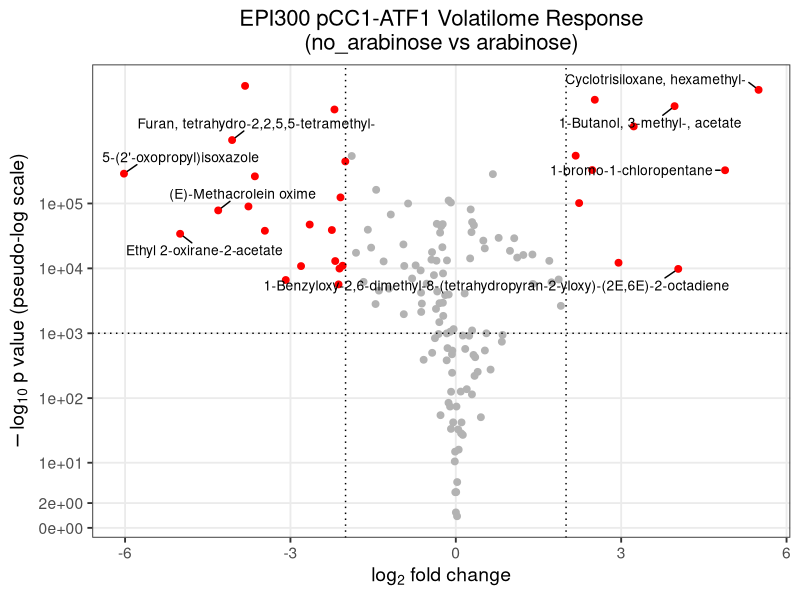
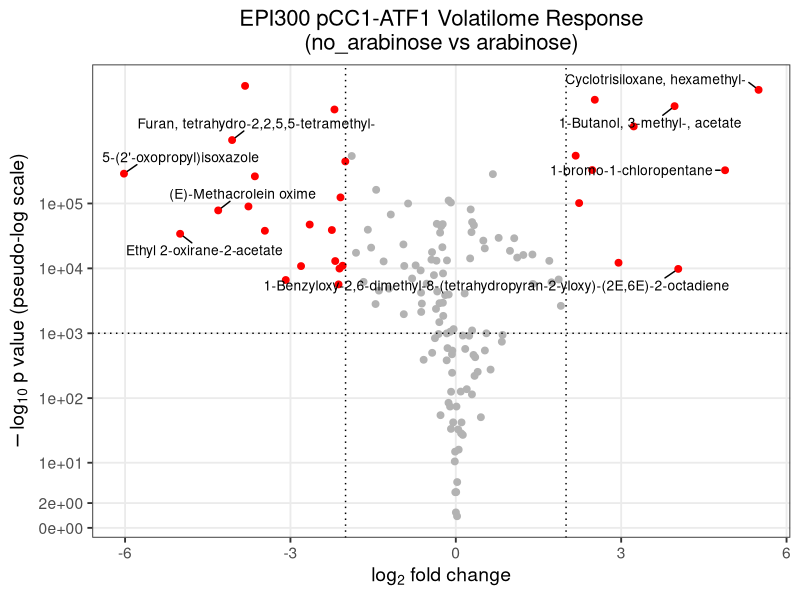

The R source for these figures, in order:
# ============================================================
# Volcano plot: EPI300_pCC1_ATF1 (Ara vs noAra)
# Styled to match Met_EPPCC1_EPFOS_iAA_Volcano.png
# ============================================================

library(tidyverse)   # dplyr, ggplot2, readr
library(ggrepel)     # non-overlapping labels with leader lines

# ---- 1. Load data -------------------------------------------------
# Expects a CSV with columns: Compound, EPI300_pCC1_ATF1_noAra, EPI300_pCC1_ATF1_Ara
df <- read_csv("EPI300_pCC1_ATF1_noAraAraODCla.csv", show_col_types = FALSE) %>%
  filter(Compound != "0", !is.na(EPI300_pCC1_ATF1_noAra), !is.na(EPI300_pCC1_ATF1_Ara))

# ---- 2. Fold change -------------------------------------------------
total_noAra <- sum(df$EPI300_pCC1_ATF1_noAra)
total_Ara   <- sum(df$EPI300_pCC1_ATF1_Ara)

df <- df %>%
  mutate(
    prop_noAra = EPI300_pCC1_ATF1_noAra / total_noAra,
    prop_Ara   = EPI300_pCC1_ATF1_Ara   / total_Ara,
    log2FC     = log2(prop_Ara / prop_noAra)
  )

# ---- 3. Significance ------------------------------------------------
# NOTE: this dataset has ONE measurement per compound per condition (no
# biological replicates), so a textbook p-value isn't really available.
# As a stand-in, this uses a two-proportion z-test of each compound's
# share of the total signal in Ara vs noAra. Treat these p-values as a
# rough, exploratory ranking, NOT true biological significance — with
# replicate data, swap this block out for a proper t-test/limma/DESeq2 call.
#
# IMPORTANT: with counts in the hundreds of millions, pnorm() underflows
# to exactly 0 for most points (-log10(0) = Inf). Compute in log-space
# with log.p = TRUE instead, which stays finite and preserves ranking.
df <- df %>%
  rowwise() %>%
  mutate(
    p_pool    = (EPI300_pCC1_ATF1_noAra + EPI300_pCC1_ATF1_Ara) / (total_noAra + total_Ara),
    se        = sqrt(p_pool * (1 - p_pool) * (1/total_noAra + 1/total_Ara)),
    z         = (prop_Ara - prop_noAra) / se,
    log_p_one_tail = pnorm(-abs(z), log.p = TRUE),           # natural log, one-tailed
    neglog10p_raw  = -(log_p_one_tail + log(2)) / log(10)    # two-tailed, base-10, finite
  ) %>%
  ungroup()

# ---- 4. Y-axis scale --------------------------------------------------
# The raw values above span an enormous range (roughly 0 to several
# hundred thousand) — a huge-N artifact, not real biological signal
# (flagged earlier). A hard cap just pins everything to one flat line.
# Instead, plot on a "pseudo-log" scale: it behaves like log10 for large
# values but stays linear near zero, so points spread out across the
# panel instead of stacking at a ceiling. No capping/clipping of values
# needed — every point keeps its true relative position.
df <- df %>% mutate(neglog10p = neglog10p_raw)

# ---- 5. Flag significant hits ---------------------------------------
fc_cutoff <- 2       # |log2FC| threshold (dotted vertical lines at -2, 2)
p_cutoff  <- 1000     # -log10(p) threshold (dotted horizontal line at 1e3)

df <- df %>%
  mutate(significant = abs(log2FC) > fc_cutoff & neglog10p_raw > p_cutoff)

# Only label a handful of the most extreme hits (by fold change, among
# significant points) so labels stay legible instead of overlapping.
top_labels <- df %>%
  filter(significant) %>%
  distinct(Compound, .keep_all = TRUE) %>%
  slice_max(abs(log2FC), n = 8, with_ties = FALSE) %>%
  pull(Compound)

df <- df %>% mutate(label = ifelse(Compound %in% top_labels, Compound, NA))

# ---- 6. Plot ----------------------------------------------------------
p <- ggplot(df, aes(x = log2FC, y = neglog10p)) +
  geom_point(aes(color = significant), size = 2, show.legend = FALSE) +
  scale_color_manual(values = c(`TRUE` = "red", `FALSE` = "grey70")) +
  geom_vline(xintercept = c(-fc_cutoff, fc_cutoff), linetype = "dotted") +
  geom_hline(yintercept = p_cutoff, linetype = "dotted") +
  geom_text_repel(
    aes(label = label),
    size = 3.5,
    max.overlaps = Inf,
    segment.color = "black",
    box.padding = 0.5,
    point.padding = 0.3,
    min.segment.length = 0,
    force = 2,
    seed = 42
  ) +
  scale_y_continuous(
    trans = scales::pseudo_log_trans(base = 10),
    breaks = c(0, 2, 10, 100, 1000, 10000, 100000)
  ) +
  labs(
    title = "EPI300 pCC1-ATF1 Volatilome Response\n(no_arabinose vs arabinose)",
    x = expression(log[2]~fold~change),
    y = expression(-log[10]~p~value~"(pseudo-log scale)")
  ) +
  theme_bw(base_size = 14) +
  theme(
    plot.title = element_text(hjust = 0.5, size = 16),
    panel.grid.minor = element_blank(),
    axis.title = element_text(size = 14)
  )

print(p)

ggsave("EPI300_ATF1_noAraAra.png", p, width = 10, height = 8, dpi = 300)
